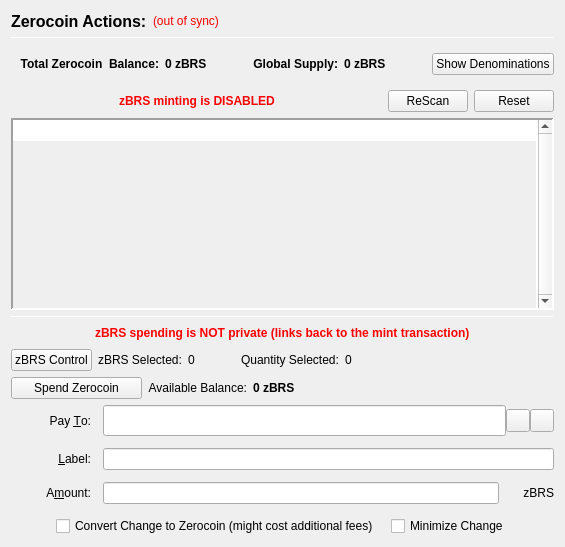
                  <widget class="QFrame" name="verticalFrameLeft">
                   <layout class="QVBoxLayout" name="verticalLayout_2">
                    <item>
                     <layout class="QVBoxLayout" name="verticalLayout_3">
                      <item>
                       <layout class="QHBoxLayout" name="horizontalLayout_3">
                        <item>
                         <widget class="QLabel" name="labelzBRSActions">
                          <property name="font">
                           <font>
                            <pointsize>12</pointsize>
                            <weight>75</weight>
                            <bold>true</bold>
                           </font>
                          </property>
                          <property name="text">
                           <string>Zerocoin Actions:</string>
                          </property>
                          <property name="alignment">
                           <set>Qt::AlignLeading|Qt::AlignLeft|Qt::AlignVCenter</set>
                          </property>
                         </widget>
                        </item>
                        <item>
                         <widget class="QLabel" name="labelzBRSSyncStatus">
                          <property name="toolTip">
                           <string>The displayed information may be out of date. Your wallet automatically synchronizes with the BitcoinBrass network after a connection is established, but this process has not completed yet.</string>
                          </property>
                          <property name="styleSheet">
                           <string notr="true">QLabel { color: red; }</string>
                          </property>
                          <property name="text">
                           <string notr="true">(out of sync)</string>
                          </property>
                          <property name="alignment">
                           <set>Qt::AlignLeading|Qt::AlignLeft|Qt::AlignVCenter</set>
                          </property>
                         </widget>
                        </item>
                        <item>
                         <spacer name="horizontalSpacer">
                          <property name="orientation">
                           <enum>Qt::Horizontal</enum>
                          </property>
                          <property name="sizeHint" stdset="0">
                           <size>
                            <width>40</width>
                            <height>20</height>
                           </size>
                          </property>
                         </spacer>
                        </item>
                       </layout>
                      </item>
                      <item>
                       <widget class="Line" name="lineUpperLeft">
                        <property name="minimumSize">
                         <size>
                          <width>0</width>
                          <height>1</height>
                         </size>
                        </property>
                        <property name="maximumSize">
                         <size>
                          <width>16777215</width>
                          <height>1</height>
                         </size>
                        </property>
                        <property name="frameShadow">
                         <enum>QFrame::Sunken</enum>
                        </property>
                        <property name="orientation">
                         <enum>Qt::Horizontal</enum>
                        </property>
                       </widget>
                      </item>
                      <item>
                       <widget class="QFrame" name="balanceSupplyFrame">
                        <layout class="QHBoxLayout" name="horizontalLayout_2" stretch="0,0,0,1,0">
                         <property name="rightMargin">
                          <number>0</number>
                         </property>
                         <item>
                          <layout class="QHBoxLayout" name="horizontalLayout_34">
                           <item>
                            <widget class="QLabel" name="labelzAvailableText_3">
                             <property name="font">
                              <font>
                               <weight>75</weight>
                               <bold>true</bold>
                              </font>
                             </property>
                             <property name="toolTip">
                              <string>Total Balance including unconfirmed and immature zBRS</string>
                             </property>
                             <property name="text">
                              <string>Total Zerocoin  Balance:</string>
                             </property>
                             <property name="alignment">
                              <set>Qt::AlignRight|Qt::AlignTrailing|Qt::AlignVCenter</set>
                             </property>
                            </widget>
                           </item>
                           <item>
                            <widget class="QLabel" name="labelzAvailableAmount_4">
                             <property name="minimumSize">
                              <size>
                               <width>40</width>
                               <height>0</height>
                              </size>
                             </property>
                             <property name="font">
                              <font>
                               <weight>75</weight>
                               <bold>true</bold>
                              </font>
                             </property>
                             <property name="toolTip">
                              <string>Total Balance including unconfirmed and immature zBRS</string>
                             </property>
                             <property name="text">
                              <string>0 zBRS</string>
                             </property>
                             <property name="alignment">
                              <set>Qt::AlignLeading|Qt::AlignLeft|Qt::AlignVCenter</set>
                             </property>
                            </widget>
                           </item>
                          </layout>
                         </item>
                         <item>
                          <spacer name="horizontalSpacer_32">
                           <property name="orientation">
                            <enum>Qt::Horizontal</enum>
                           </property>
                           <property name="sizeHint" stdset="0">
                            <size>
                             <width>40</width>
                             <height>20</height>
                            </size>
                           </property>
                          </spacer>
                         </item>
                         <item>
                          <layout class="QHBoxLayout" name="horizontalLayout_35">
                           <item>
                            <widget class="QLabel" name="labelZsupplyText_2">
                             <property name="font">
                              <font>
                               <weight>75</weight>
                               <bold>true</bold>
                              </font>
                             </property>
                             <property name="text">
                              <string>Global Supply:</string>
                             </property>
                             <property name="alignment">
                              <set>Qt::AlignRight|Qt::AlignTrailing|Qt::AlignVCenter</set>
                             </property>
                            </widget>
                           </item>
                           <item>
                            <widget class="QLabel" name="labelZsupplyAmount_2">
                             <property name="font">
                              <font>
                               <weight>75</weight>
                               <bold>true</bold>
                              </font>
                             </property>
                             <property name="text">
                              <string>0 zBRS</string>
                             </property>
                            </widget>
                           </item>
                          </layout>
                         </item>
                         <item>
                          <spacer name="horizontalSpacer_31">
                           <property name="orientation">
                            <enum>Qt::Horizontal</enum>
                           </property>
                           <property name="sizeHint" stdset="0">
                            <size>
                             <width>40</width>
                             <height>20</height>
                            </size>
                           </property>
                          </spacer>
                         </item>
                         <item>
                          <widget class="QPushButton" name="pushButtonShowDenoms">
                           <property name="toolTip">
                            <string>Show zBRS denominations list</string>
                           </property>
                           <property name="text">
                            <string>Show Denominations</string>
                           </property>
                          </widget>
                         </item>
                        </layout>
                       </widget>
                      </item>
                      <item>
                       <layout class="QHBoxLayout" name="horizontalLayout_4">
                        <item>
                         <spacer name="horizontalSpacer_2">
                          <property name="orientation">
                           <enum>Qt::Horizontal</enum>
                          </property>
                          <property name="sizeHint" stdset="0">
                           <size>
                            <width>40</width>
                            <height>20</height>
                           </size>
                          </property>
                         </spacer>
                        </item>
                        <item>
                         <widget class="QLabel" name="label">
                          <property name="styleSheet">
                           <string notr="true">color: red;
font-weight: bold;</string>
                          </property>
                          <property name="text">
                           <string>zBRS minting is DISABLED</string>
                          </property>
                         </widget>
                        </item>
                        <item>
                         <spacer name="horizontalSpacer_3">
                          <property name="orientation">
                           <enum>Qt::Horizontal</enum>
                          </property>
                          <property name="sizeHint" stdset="0">
                           <size>
                            <width>40</width>
                            <height>20</height>
                           </size>
                          </property>
                         </spacer>
                        </item>
                        <item>
                         <widget class="QPushButton" name="pushButtonMintReset">
                          <property name="maximumSize">
                           <size>
                            <width>80</width>
                            <height>16777215</height>
                           </size>
                          </property>
                          <property name="toolTip">
                           <string>Rescan the complete blockchain for  Zerocoin mints and their meta-data.</string>
                          </property>
                          <property name="text">
                           <string>ReScan</string>
                          </property>
                         </widget>
                        </item>
                        <item>
                         <widget class="QPushButton" name="pushButtonSpentReset">
                          <property name="maximumSize">
                           <size>
                            <width>80</width>
                            <height>16777215</height>
                           </size>
                          </property>
                          <property name="toolTip">
                           <string>Reset Zerocoin Wallet DB. Deletes transactions that did not make it into the blockchain.</string>
                          </property>
                          <property name="text">
                           <string>Reset</string>
                          </property>
                         </widget>
                        </item>
                       </layout>
                      </item>
                      <item>
                       <widget class="QPlainTextEdit" name="TEMintStatus">
                        <property name="font">
                         <font>
                          <pointsize>8</pointsize>
                         </font>
                        </property>
                        <property name="toolTip">
                         <string>Status and/or Mesages from the last Mint Action.</string>
                        </property>
                        <property name="frameShape">
                         <enum>QFrame::Panel</enum>
                        </property>
                        <property name="frameShadow">
                         <enum>QFrame::Sunken</enum>
                        </property>
                        <property name="lineWidth">
                         <number>2</number>
                        </property>
                        <property name="midLineWidth">
                         <number>2</number>
                        </property>
                        <property name="verticalScrollBarPolicy">
                         <enum>Qt::ScrollBarAlwaysOn</enum>
                        </property>
                        <property name="horizontalScrollBarPolicy">
                         <enum>Qt::ScrollBarAlwaysOff</enum>
                        </property>
                        <property name="readOnly">
                         <bool>true</bool>
                        </property>
                        <property name="plainText">
                         <string notr="true"/>
                        </property>
                        <property name="backgroundVisible">
                         <bool>true</bool>
                        </property>
                       </widget>
                      </item>
                      <item>
                       <widget class="Line" name="line">
                        <property name="minimumSize">
                         <size>
                          <width>0</width>
                          <height>1</height>
                         </size>
                        </property>
                        <property name="maximumSize">
                         <size>
                          <width>16777215</width>
                          <height>1</height>
                         </size>
                        </property>
                        <property name="orientation">
                         <enum>Qt::Horizontal</enum>
                        </property>
                       </widget>
                      </item>
                      <item>
                       <layout class="QHBoxLayout" name="horizontalLayout_7">
                        <item>
                         <spacer name="horizontalSpacer_18">
                          <property name="orientation">
                           <enum>Qt::Horizontal</enum>
                          </property>
                          <property name="sizeHint" stdset="0">
                           <size>
                            <width>40</width>
                            <height>20</height>
                           </size>
                          </property>
                         </spacer>
                        </item>
                        <item>
                         <widget class="QLabel" name="label_2">
                          <property name="styleSheet">
                           <string notr="true">color: red;
font-weight: bold;</string>
                          </property>
                          <property name="text">
                           <string>zBRS spending is NOT private (links back to the mint transaction)</string>
                          </property>
                         </widget>
                        </item>
                        <item>
                         <spacer name="horizontalSpacer_30">
                          <property name="orientation">
                           <enum>Qt::Horizontal</enum>
                          </property>
                          <property name="sizeHint" stdset="0">
                           <size>
                            <width>40</width>
                            <height>20</height>
                           </size>
                          </property>
                         </spacer>
                        </item>
                       </layout>
                      </item>
                      <item>
                       <layout class="QHBoxLayout" name="horizontalLayout_24">
                        <property name="leftMargin">
                         <number>0</number>
                        </property>
                        <property name="bottomMargin">
                         <number>0</number>
                        </property>
                        <item>
                         <widget class="QPushButton" name="pushButtonZPivControl">
                          <property name="text">
                           <string>zBRS Control</string>
                          </property>
                         </widget>
                        </item>
                        <item>
                         <widget class="QLabel" name="labelzPivSelected">
                          <property name="text">
                           <string>zBRS Selected:</string>
                          </property>
                         </widget>
                        </item>
                        <item>
                         <widget class="QLabel" name="labelzPivSelected_int">
                          <property name="text">
                           <string>0</string>
                          </property>
                         </widget>
                        </item>
                        <item>
                         <spacer name="horizontalSpacer_17">
                          <property name="orientation">
                           <enum>Qt::Horizontal</enum>
                          </property>
                          <property name="sizeType">
                           <enum>QSizePolicy::Fixed</enum>
                          </property>
                          <property name="sizeHint" stdset="0">
                           <size>
                            <width>40</width>
                            <height>20</height>
                           </size>
                          </property>
                         </spacer>
                        </item>
                        <item>
                         <widget class="QLabel" name="labelQuantitySelected">
                          <property name="text">
                           <string>Quantity Selected:</string>
                          </property>
                         </widget>
                        </item>
                        <item>
                         <widget class="QLabel" name="labelQuantitySelected_int">
                          <property name="text">
                           <string>0</string>
                          </property>
                         </widget>
                        </item>
                        <item>
                         <spacer name="horizontalSpacer_19">
                          <property name="orientation">
                           <enum>Qt::Horizontal</enum>
                          </property>
                          <property name="sizeHint" stdset="0">
                           <size>
                            <width>40</width>
                            <height>20</height>
                           </size>
                          </property>
                         </spacer>
                        </item>
                       </layout>
                      </item>
                      <item>
                       <layout class="QHBoxLayout" name="horizontalLayout_6">
                        <item>
                         <widget class="QPushButton" name="pushButtonSpendzBRS">
                          <property name="minimumSize">
                           <size>
                            <width>131</width>
                            <height>0</height>
                           </size>
                          </property>
                          <property name="toolTip">
                           <string>Spend Zerocoin. Without 'Pay To:' address creates payments to yourself.</string>
                          </property>
                          <property name="text">
                           <string>Spend Zerocoin</string>
                          </property>
                         </widget>
                        </item>
                        <item>
                         <widget class="QLabel" name="labelzBRSBalanceText">
                          <property name="toolTip">
                           <string>Available (mature and spendable) zBRS for spending</string>
                          </property>
                          <property name="text">
                           <string>Available Balance:</string>
                          </property>
                          <property name="alignment">
                           <set>Qt::AlignRight|Qt::AlignTrailing|Qt::AlignVCenter</set>
                          </property>
                         </widget>
                        </item>
                        <item>
                         <widget class="QLabel" name="labelzAvailableAmount_2">
                          <property name="font">
                           <font>
                            <weight>75</weight>
                            <bold>true</bold>
                           </font>
                          </property>
                          <property name="toolTip">
                           <string>Available (mature and spendable) zBRS for spending

zBRS are mature when they have more than 20 confirmations AND more than 2 mints of the same denomination after them were minted</string>
                          </property>
                          <property name="text">
                           <string>0 zBRS</string>
                          </property>
                          <property name="alignment">
                           <set>Qt::AlignLeading|Qt::AlignLeft|Qt::AlignVCenter</set>
                          </property>
                         </widget>
                        </item>
                        <item>
                         <spacer name="horizontalSpacer_4">
                          <property name="orientation">
                           <enum>Qt::Horizontal</enum>
                          </property>
                          <property name="sizeHint" stdset="0">
                           <size>
                            <width>40</width>
                            <height>20</height>
                           </size>
                          </property>
                         </spacer>
                        </item>
                       </layout>
                      </item>
                      <item>
                       <layout class="QGridLayout" name="gridLayout_7">
                        <property name="spacing">
                         <number>12</number>
                        </property>
                        <item row="0" column="0">
                         <widget class="QLabel" name="payToLabel">
                          <property name="minimumSize">
                           <size>
                            <width>80</width>
                            <height>0</height>
                           </size>
                          </property>
                          <property name="text">
                           <string>Pay &amp;To:</string>
                          </property>
                          <property name="alignment">
                           <set>Qt::AlignRight|Qt::AlignTrailing|Qt::AlignVCenter</set>
                          </property>
                          <property name="buddy">
                           <cstring>payTo</cstring>
                          </property>
                         </widget>
                        </item>
                        <item row="0" column="1">
                         <layout class="QHBoxLayout" name="payToLayout">
                          <property name="spacing">
                           <number>0</number>
                          </property>
                          <item>
                           <widget class="QValidatedLineEdit" name="payTo">
                            <property name="enabled">
                             <bool>true</bool>
                            </property>
                            <property name="minimumSize">
                             <size>
                              <width>0</width>
                              <height>31</height>
                             </size>
                            </property>
                            <property name="toolTip">
                             <string>The BitcoinBrass address to send the payment to. Creates local payment to yourself when empty.</string>
                            </property>
                           </widget>
                          </item>
                          <item>
                           <widget class="QToolButton" name="addressBookButton">
                            <property name="toolTip">
                             <string>Choose previously used address</string>
                            </property>
                            <property name="text">
                             <string/>
                            </property>
                            <property name="icon">
                             <iconset resource="../bitcoinbrass.qrc">
                              <normaloff>:/icons/address-book</normaloff>:/icons/address-book</iconset>
                            </property>
                            <property name="shortcut">
                             <string>Alt+A</string>
                            </property>
                           </widget>
                          </item>
                          <item>
                           <widget class="QToolButton" name="pasteButton">
                            <property name="toolTip">
                             <string>Paste address from clipboard</string>
                            </property>
                            <property name="text">
                             <string/>
                            </property>
                            <property name="icon">
                             <iconset resource="../bitcoinbrass.qrc">
                              <normaloff>:/icons/editpaste</normaloff>:/icons/editpaste</iconset>
                            </property>
                            <property name="shortcut">
                             <string>Alt+P</string>
                            </property>
                           </widget>
                          </item>
                         </layout>
                        </item>
                        <item row="1" column="0">
                         <widget class="QLabel" name="labelLabel">
                          <property name="minimumSize">
                           <size>
                            <width>80</width>
                            <height>0</height>
                           </size>
                          </property>
                          <property name="text">
                           <string>&amp;Label:</string>
                          </property>
                          <property name="alignment">
                           <set>Qt::AlignRight|Qt::AlignTrailing|Qt::AlignVCenter</set>
                          </property>
                          <property name="buddy">
                           <cstring>addAsLabel</cstring>
                          </property>
                         </widget>
                        </item>
                        <item row="1" column="1">
                         <widget class="QLineEdit" name="addAsLabel">
                          <property name="toolTip">
                           <string>Enter a label for this address to add it to the list of used addresses</string>
                          </property>
                         </widget>
                        </item>
                        <item row="2" column="0">
                         <widget class="QLabel" name="amountLabel">
                          <property name="minimumSize">
                           <size>
                            <width>80</width>
                            <height>0</height>
                           </size>
                          </property>
                          <property name="text">
                           <string>A&amp;mount:</string>
                          </property>
                          <property name="alignment">
                           <set>Qt::AlignRight|Qt::AlignTrailing|Qt::AlignVCenter</set>
                          </property>
                          <property name="buddy">
                           <cstring>zBRSpayAmount</cstring>
                          </property>
                         </widget>
                        </item>
                        <item row="2" column="1">
                         <layout class="QHBoxLayout" name="horizontalLayout_9">
                          <property name="spacing">
                           <number>0</number>
                          </property>
                          <item>
                           <widget class="QLineEdit" name="zBRSpayAmount"/>
                          </item>
                          <item>
                           <widget class="QLabel" name="labelzBRS">
                            <property name="minimumSize">
                             <size>
                              <width>55</width>
                              <height>0</height>
                             </size>
                            </property>
                            <property name="text">
                             <string>zBRS</string>
                            </property>
                            <property name="alignment">
                             <set>Qt::AlignRight|Qt::AlignTrailing|Qt::AlignVCenter</set>
                            </property>
                           </widget>
                          </item>
                         </layout>
                        </item>
                        <item row="3" column="0" colspan="2">
                         <layout class="QHBoxLayout" name="horizontalLayout_10">
                          <item>
                           <spacer name="horizontalSpacer_5">
                            <property name="orientation">
                             <enum>Qt::Horizontal</enum>
                            </property>
                            <property name="sizeHint" stdset="0">
                             <size>
                              <width>40</width>
                              <height>20</height>
                             </size>
                            </property>
                           </spacer>
                          </item>
                          <item>
                           <widget class="QCheckBox" name="checkBoxMintChange">
                            <property name="sizePolicy">
                             <sizepolicy hsizetype="MinimumExpanding" vsizetype="Fixed">
                              <horstretch>0</horstretch>
                              <verstretch>0</verstretch>
                             </sizepolicy>
                            </property>
                            <property name="layoutDirection">
                             <enum>Qt::LeftToRight</enum>
                            </property>
                            <property name="text">
                             <string>Convert Change to Zerocoin (might cost additional fees)</string>
                            </property>
                           </widget>
                          </item>
                          <item>
                           <widget class="QCheckBox" name="checkBoxMinimizeChange">
                            <property name="toolTip">
                             <string>If checked, the wallet tries to minimize the returning change instead of minimizing the number of spent denominations.</string>
                            </property>
                            <property name="text">
                             <string>Minimize Change</string>
                            </property>
                           </widget>
                          </item>
                          <item>
                           <spacer name="horizontalSpacer_6">
                            <property name="orientation">
                             <enum>Qt::Horizontal</enum>
                            </property>
                            <property name="sizeHint" stdset="0">
                             <size>
                              <width>40</width>
                              <height>20</height>
                             </size>
                            </property>
                           </spacer>
                          </item>
                         </layout>
                        </item>
                       </layout>
                      </item>
                     </layout>
                    </item>
                   </layout>
                  </widget>
